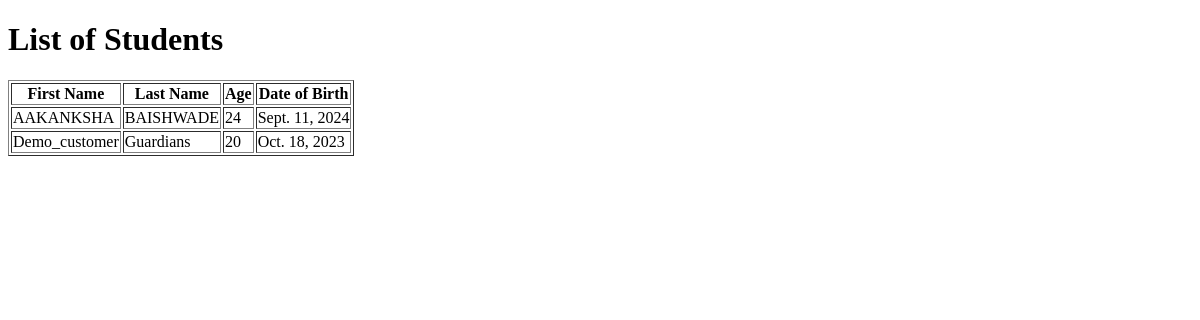
The app's page /students/, older data.
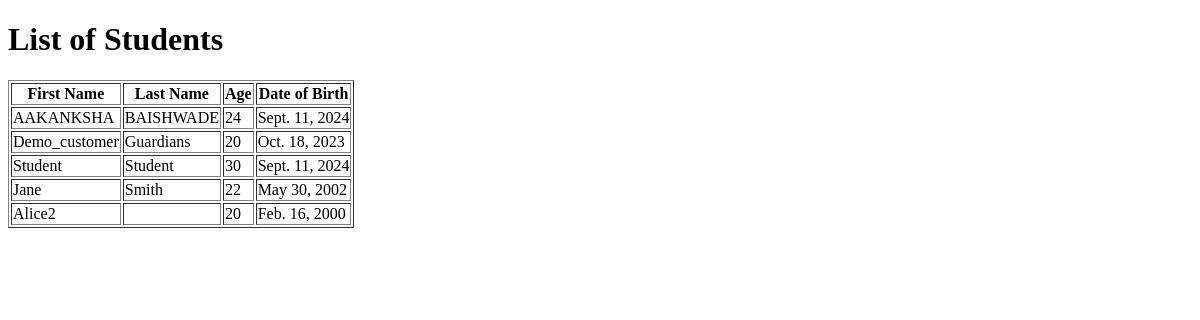
The same page, newer data.
### appname/models.py (models this page shows, shortened)
class Student(models.Model):
    first_name = models.CharField(max_length=100)
    last_name = models.CharField(max_length=100)
    age = models.IntegerField() #123
    date_of_birth = models.DateField()

### appname/views.py (the view)
# urls.py: path('students/', views.student_list, name='student_list'),  # URL for student list
def student_list(request):
    students = Student.objects.all()  # Fetch all student records from the database
    return render(request, 'student_list.html', {'students': students})

### templates/student_list.html (shortened to what this page needs)
<!DOCTYPE html>
<html lang="en">
<head>
</head>
<body>
    <h1>List of Students</h1>
    <table border="1">
        <thead>
            <tr>
                <th>First Name</th>
                <th>Last Name</th>
                <th>Age</th>
                <th>Date of Birth</th>
            </tr>
        </thead>
        <tbody>
            {% for student in students %}
            <tr>
                <td>{{ student.first_name }}</td>
                <td>{{ student.last_name }}</td>
                <td>{{ student.age }}</td>
                <td>{{ student.date_of_birth }}</td>
            </tr>
            {% empty %}
            <tr>
                <td colspan="4">No students found.</td>
            </tr>
            {% endfor %}
        </tbody>
    </table>
</body>
</html>

Row changes from the older to the newer data that the page shows:
added Student: first_name "Student", last_name "Student", age "30", date_of_birth "Sept. 11, 2024"
added Student: first_name "Jane", last_name "Smith", age "22", date_of_birth "May 30, 2002"
added Student: first_name "Alice2", age "20", date_of_birth "Feb. 16, 2000"
